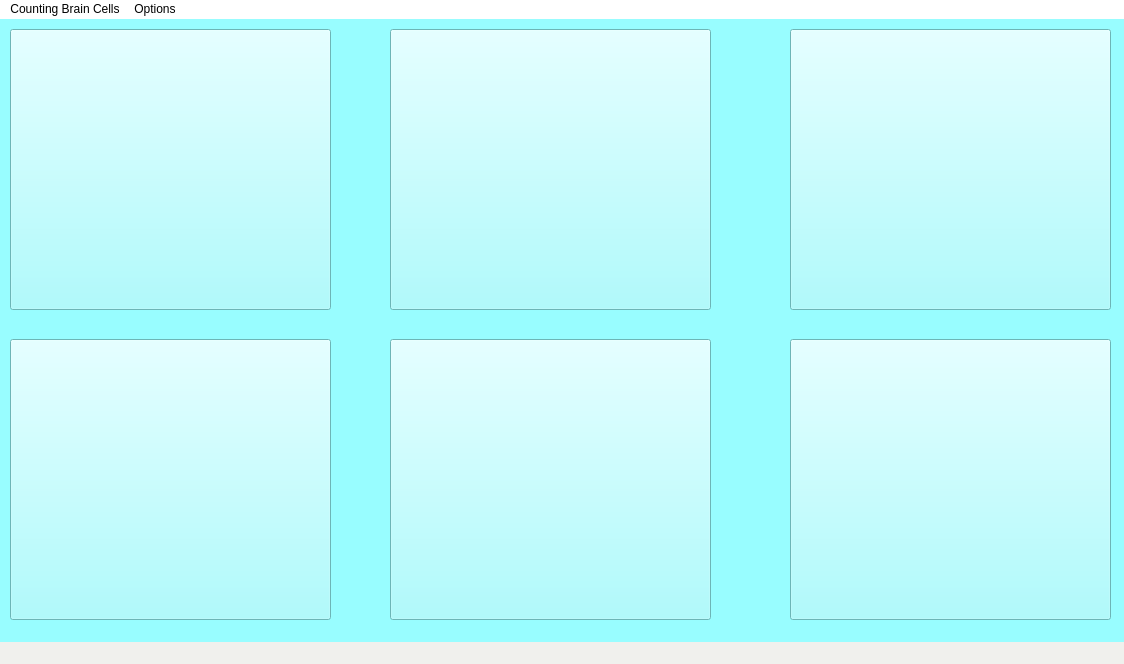
<?xml version="1.0" encoding="UTF-8"?>
<ui version="4.0">
 <class>MainWindow</class>
 <widget class="QMainWindow" name="MainWindow">
  <property name="enabled">
   <bool>true</bool>
  </property>
  <property name="geometry">
   <rect>
    <x>0</x>
    <y>0</y>
    <width>1124</width>
    <height>664</height>
   </rect>
  </property>
  <property name="minimumSize">
   <size>
    <width>1124</width>
    <height>664</height>
   </size>
  </property>
  <property name="maximumSize">
   <size>
    <width>1124</width>
    <height>664</height>
   </size>
  </property>
  <property name="windowTitle">
   <string>MainWindow</string>
  </property>
  <property name="styleSheet">
   <string notr="true">background-color: rgb(240, 240, 237);</string>
  </property>
  <widget class="QWidget" name="centralwidget">
   <property name="styleSheet">
    <string notr="true">background-color: rgb(152, 253, 255);</string>
   </property>
   <widget class="QPushButton" name="category1">
    <property name="geometry">
     <rect>
      <x>10</x>
      <y>10</y>
      <width>321</width>
      <height>281</height>
     </rect>
    </property>
    <property name="text">
     <string/>
    </property>
   </widget>
   <widget class="QPushButton" name="category2">
    <property name="geometry">
     <rect>
      <x>390</x>
      <y>10</y>
      <width>321</width>
      <height>281</height>
     </rect>
    </property>
    <property name="text">
     <string/>
    </property>
   </widget>
   <widget class="QPushButton" name="category4">
    <property name="geometry">
     <rect>
      <x>10</x>
      <y>320</y>
      <width>321</width>
      <height>281</height>
     </rect>
    </property>
    <property name="text">
     <string/>
    </property>
   </widget>
   <widget class="QPushButton" name="category3">
    <property name="geometry">
     <rect>
      <x>790</x>
      <y>10</y>
      <width>321</width>
      <height>281</height>
     </rect>
    </property>
    <property name="maximumSize">
     <size>
      <width>16777215</width>
      <height>16777215</height>
     </size>
    </property>
    <property name="text">
     <string/>
    </property>
   </widget>
   <widget class="QPushButton" name="category5">
    <property name="geometry">
     <rect>
      <x>390</x>
      <y>320</y>
      <width>321</width>
      <height>281</height>
     </rect>
    </property>
    <property name="text">
     <string/>
    </property>
   </widget>
   <widget class="QPushButton" name="category6">
    <property name="geometry">
     <rect>
      <x>790</x>
      <y>320</y>
      <width>321</width>
      <height>281</height>
     </rect>
    </property>
    <property name="text">
     <string/>
    </property>
   </widget>
  </widget>
  <widget class="QMenuBar" name="menubar">
   <property name="geometry">
    <rect>
     <x>0</x>
     <y>0</y>
     <width>1124</width>
     <height>22</height>
    </rect>
   </property>
   <property name="styleSheet">
    <string notr="true">QMenuBar::item:selected { background: rgb(226, 226, 226); } QMenuBar::item:pressed {  background: rgb(226, 226, 226); } QMenuBar {background-color: rgb(255, 255, 255);}
</string>
   </property>
   <widget class="QMenu" name="menuCounting_Brain_Cells">
    <property name="maximumSize">
     <size>
      <width>16777215</width>
      <height>16777215</height>
     </size>
    </property>
    <property name="autoFillBackground">
     <bool>false</bool>
    </property>
    <property name="styleSheet">
     <string notr="true">QMenuBar::item:selected { background: rgb(226, 226, 226); } QMenuBar::item:pressed {  background: rgb(226, 226, 226); } QMenuBar {background-color: rgb(255, 255, 255);}</string>
    </property>
    <property name="title">
     <string>Counting Brain Cells</string>
    </property>
    <addaction name="actionAbout"/>
    <addaction name="actionWebsite"/>
    <addaction name="actionGithub"/>
    <addaction name="actionCredits"/>
    <addaction name="actionQuit"/>
   </widget>
   <widget class="QMenu" name="menuOptions_2">
    <property name="title">
     <string>Options</string>
    </property>
    <addaction name="actionSound"/>
   </widget>
   <addaction name="menuCounting_Brain_Cells"/>
   <addaction name="menuOptions_2"/>
  </widget>
  <widget class="QStatusBar" name="statusbar"/>
  <action name="actionQuit">
   <property name="text">
    <string>Quit</string>
   </property>
  </action>
  <action name="actionAbout">
   <property name="text">
    <string>About</string>
   </property>
  </action>
  <action name="actionWebsite">
   <property name="text">
    <string>Website</string>
   </property>
  </action>
  <action name="actionGithub">
   <property name="text">
    <string>View on Github</string>
   </property>
  </action>
  <action name="actionCredits">
   <property name="text">
    <string>Credits</string>
   </property>
  </action>
  <action name="actionSound">
   <property name="text">
    <string>Sound</string>
   </property>
  </action>
 </widget>
 <resources/>
 <connections/>
</ui>
